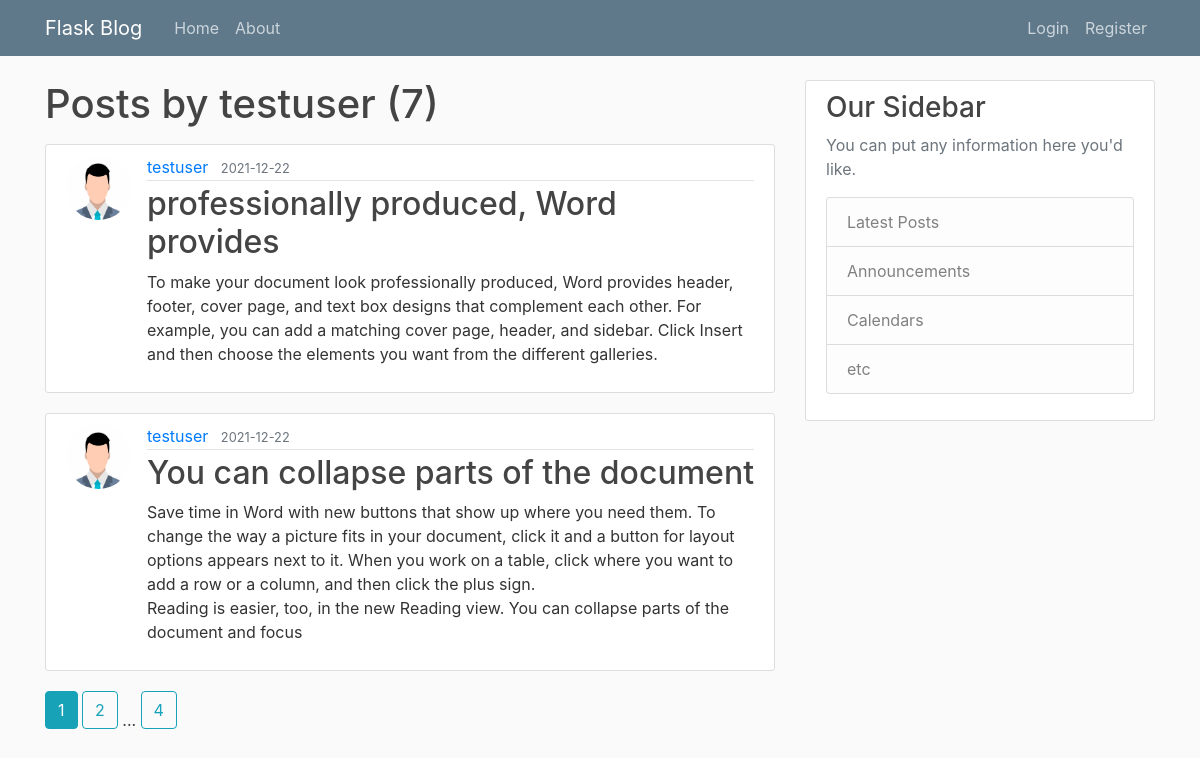
The app's page /user/testuser with its own data.
### blog/models.py (models this page shows, shortened)
class User(db.Model, UserMixin):
    id = db.Column(db.Integer, primary_key=True)
    username = db.Column(db.String(20),
                         unique=True,
                         nullable=False)
    email = db.Column(db.String(120),
                      unique=True,
                      nullable=False)
    image_file = db.Column(db.String(20),
                           nullable=False,
                           default='default.jpg')
    password = db.Column(db.String(60),
                         nullable=False)
    posts = db.relationship('Post', backref='author', lazy=True)

class Post(db.Model):
    id = db.Column(db.Integer, primary_key=True)
    title = db.Column(db.String(100),
                      nullable=False)
    date = db.Column(db.DateTime, nullable=False, default=datetime.utcnow)
    content = db.Column(db.Text,
                        nullable=False)
    user_id = db.Column(db.Integer, db.ForeignKey('user.id'), nullable=False)

### blog/routes.py (the view)
@app.route("/user/<string:username>")
def user_posts(username):
    page = request.args.get('page', 1, type=int)
    user = User.query.filter_by(username=username).first_or_404()
    posts = Post.query.filter_by(author=user)\
        .order_by(Post.date.desc())\
        .paginate(page=page, per_page=2)
    return render_template('user_posts.html', posts=posts, user=user)

### blog/templates/user_posts.html (shortened to what this page needs)
{% extends 'base.html' %}
{% block content %}
    <h1 class="mb-3"> Posts by {{ user.username }} ({{ posts.total }})</h1>
    {% for post in posts.items %}
        <article class="media content-section">
          <img src="{{ url_for('static', filename='profile/'+ post.author.image_file) }}" class="rounded-circle article-img" alt="">
          <div class="media-body">
            <div class="article-metadata">
              <a class="mr-2" href="{{ url_for('user_posts', username=post.author.username) }}">{{ post.author.username }}</a>
              <small class="text-muted">{{ post.date.strftime('%Y-%m-%d') }}</small>
            </div>
            <h2><a class="article-title" href="{{ url_for('post', post_id=post.id) }}">{{ post.title }}</a></h2>
            <p class="article-content">{{ post.content }}</p>
          </div>
        </article>
    {% endfor %}
    {% for page_num in posts.iter_pages(left_edge=1, right_edge=1, left_current=1, right_current=2) %}
        {% if page_num %}
          {% if posts.page == page_num %}
            <a class="btn btn-info mb-4" href="{{ url_for('user_posts', username=user.username, page=page_num) }}">{{ page_num }}</a>
          {% else %}
            <a class="btn btn-outline-info mb-4" href="{{ url_for('user_posts', username=user.username,  page=page_num) }}">{{ page_num }}</a>
          {% endif %}
        {% else%}
          ...
        {% endif %}
    {% endfor %}
{% endblock %}

### blog/static/main.css (style rules this page uses)
body { background: #fafafa; color: #333333; margin-top: 5rem; }
h1, h2, h3, h4, h5, h6 { color: #444444; }
.content-section { background: #ffffff; padding: 10px 20px; border: 1px solid #dddddd; border-radius: 3px; margin-bottom: 20px; }
.article-title { color: #444444; }
.article-content { white-space: pre-line; }
.article-img { height: 65px; width: 65px; margin-right: 16px; }
.article-metadata { padding-bottom: 1px; margin-bottom: 4px; border-bottom: 1px solid #e3e3e3 }

### records on screen
User: username "testuser"
Post: image_file (placeholder picture), author.username "testuser", date "2021-12-22", title "professionally produced, Word provides", content "To make your document look professionally produced, Word provides header, footer, cover page, and text box designs that complement each other. For example, you can add a matching cover page, header, and sidebar. Click Insert and then choose the elements you want from the different galleries."
Post: image_file (placeholder picture), author.username "testuser", date "2021-12-22", title "You can collapse parts of the document", content "Save time in Word with new buttons that show up where you need them. To change the way a picture fits in your document, click it and a button for layout options appears next to it. When you work on a table, click where you want to add a row or a column, and then click the plus sign. Reading is easier, too, in the new Reading view. You can collapse parts of the document and focus"

### other values on screen
{{ posts.total }} "7"
{{ page_num }} "1"
{{ page_num }} "2" "4"
